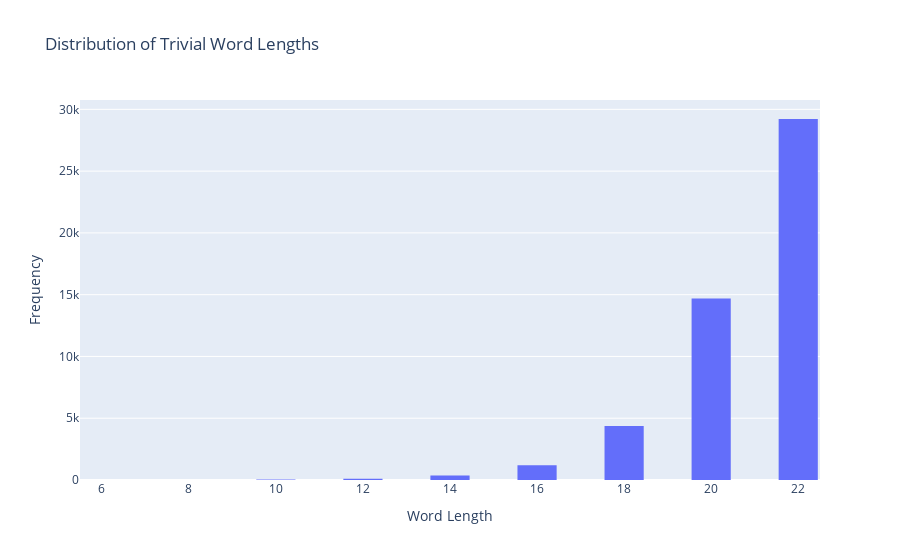
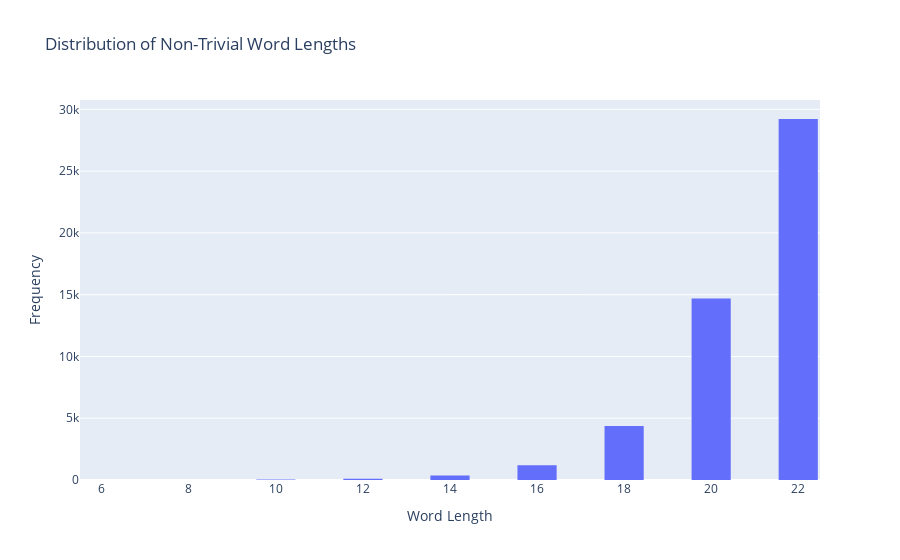

The notebook cell these images were saved under, in order:
### Code cell
plotFrequencies(trivialWords, wordType="Trivial")
plotFrequencies(nontrivialWords, wordType="Non-Trivial")

### Figure 1 — Plotly figure (JSON) as saved in the notebook; plotly's stock layout.template omitted (floating-point values rounded to 4 significant figures; data arrays with more than 128 entries replaced by an {"elided": "..."} marker saying what was removed)
{"data": [{"bingroup": "x", "hovertemplate": "Word Length=%{x}<br>count=%{y}<extra></extra>", "legendgroup": "", "marker": {"color": "#636efa", "pattern": {"shape": ""}}, "name": "", "nbinsx": 17, "orientation": "v", "showlegend": false, "type": "histogram", "x": {"elided": "50000 int values"}, "xaxis": "x", "yaxis": "y"}], "layout": {"bargap": 0.1, "barmode": "relative", "legend": {"tracegroupgap": 0}, "title": {"text": "Distribution of Trivial Word Lengths"}, "xaxis": {"anchor": "y", "domain": [0, 1], "title": {"text": "Word Length"}}, "yaxis": {"anchor": "x", "domain": [0, 1], "title": {"text": "Frequency"}}}}

### Figure 2 — Plotly figure (JSON) as saved in the notebook; plotly's stock layout.template omitted (floating-point values rounded to 4 significant figures; data arrays with more than 128 entries replaced by an {"elided": "..."} marker saying what was removed)
{"data": [{"bingroup": "x", "hovertemplate": "Word Length=%{x}<br>count=%{y}<extra></extra>", "legendgroup": "", "marker": {"color": "#636efa", "pattern": {"shape": ""}}, "name": "", "nbinsx": 17, "orientation": "v", "showlegend": false, "type": "histogram", "x": {"elided": "50000 int values"}, "xaxis": "x", "yaxis": "y"}], "layout": {"bargap": 0.1, "barmode": "relative", "legend": {"tracegroupgap": 0}, "title": {"text": "Distribution of Non-Trivial Word Lengths"}, "xaxis": {"anchor": "y", "domain": [0, 1], "title": {"text": "Word Length"}}, "yaxis": {"anchor": "x", "domain": [0, 1], "title": {"text": "Frequency"}}}}
